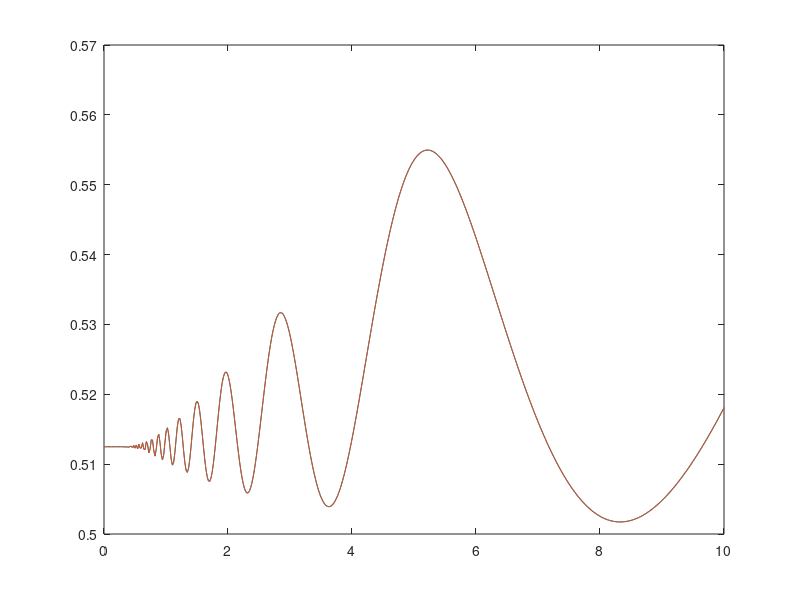

Here is the MATLAB script that generated this plot:
clc;clear;
A=10;kappa=1.0;
kxv=-25000:25000;
xppl=0.5*(kxv==0);
xnnl=-xppl;
wxl=0.0*A;%linspace(-40,40,1001)*kappa;
dxl=linspace(0.001,10.0,500);
nx=length(dxl);
sw=zeros(1,nx);
swa=zeros(1,nx);
for ii=1:nx
    delta=dxl(ii);
    xpnl=-0.5*besselj(kxv,2*A/delta);
    xnpl=0.5*besselj(-kxv,2*A/delta);
    Grel=kappa*sum(xpnl.^2+xnpl.^2);
    Gdeph=0.5*kappa*sum(xpnl.^2+xnpl.^2+4*xppl.^2);
    rhoss=kappa*sum(xnpl.^2)/Grel;
    sw(ii)=4*rhoss*(1-rhoss)*sum(xppl.^2.*Grel./(Grel.^2+(wxl-kxv*delta).^2))...
        +sum(xpnl.^2*rhoss*Gdeph./(Gdeph.^2+(wxl-kxv*delta).^2))...
        +sum(xnpl.^2*(1-rhoss)*Gdeph./(Gdeph.^2+(wxl-kxv*delta).^2));
    swa(ii)=kappa*(0.25*0.5*kappa./(0.25*kappa^2+wxl.^2)+0.25*sum(0.75*kappa*repmat(besselj(kxv,2*A/delta).^2,length(wxl),1).'./(0.75^2*kappa^2+(repmat(wxl,length(kxv),1)-repmat(kxv*delta,length(wxl),1).').^2),1));%sum((1-2*rhoss)*xpnl.^2.*Gdeph./(Gdeph.^2+(wxl(ii)-kxv*delta).^2)+(2*rhoss-1)*xnpl.^2.*Gdeph./(Gdeph.^2+(wxl(ii)-kxv*delta).^2));
end
figure(1)
% swa=kappa*(0.25*0.5*kappa./(0.25*kappa^2+wxl.^2)+0.25*sum(0.75*kappa*repmat(besselj(kxv,2*A/delta).^2,length(wxl),1).'./(0.75^2*kappa^2+(repmat(wxl,length(kxv),1)-repmat(kxv*delta,length(wxl),1).').^2),1));
xx=dxl;
plot(xx,sw,xx,swa),hold on
save('sweq10kD0kr1_sw0.txt','xx','swa','-ascii')